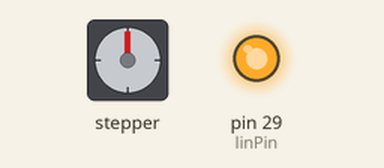
Recording of a sketch running on a simulated Arduino Mega 2560, built with avr-gcc and run on an emulated ATmega2560. Parts: stepper motor, output pins drawn as LEDs (lit = HIGH). Stepper angles assume 200 steps per turn; what the sketch prints to the serial monitor is not drawn.

Above: at 0.1 s.
At 10.1 s:
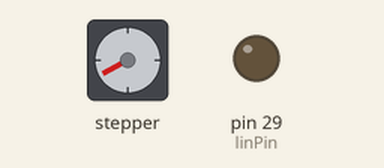
At 19.1 s:
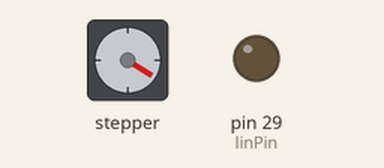
At 38.7 s:
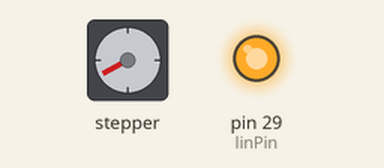
Timing chart, 0 to 40.0 s (numbered marks = the images above):
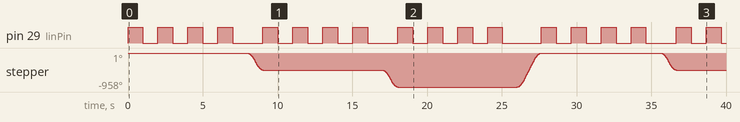

The sketch:

motors.ino
```cpp
// Include the AccelStepper Library
#include <AccelStepper.h>

// Define pin connections
const int dirPin = 22;
const int stepPin = 23;
const int linPin = 29;

// Define motor interface type
#define motorInterfaceType 1

// Creates an instance
AccelStepper myStepper(motorInterfaceType, stepPin, dirPin);

///DUMMY DATA
int containerConfig[3] = {1,4,7};
int recipeInfo[4][2] = {
  {4,1},
  {7,1},
  {1,1},
  {4,0}
};
const int steps = -133.0*2;
int spiceLocArray[3]={0};

int prev = 0;


void setup() {
	// set the maximum speed, acceleration factor,
	// initial speed and the target position
	myStepper.setMaxSpeed(500);
	myStepper.setAcceleration(1000);
	myStepper.setSpeed(500);

  Serial.begin(9600);
  dispense(recipeInfo);
  myStepper.moveTo(0);
  pinMode(linPin, OUTPUT);
}

void loop() {
	// Change direction once the motor reaches target position
  rotate(spiceLocArray);
  // Move the motor one step*/
  myStepper.run();
}

void dispense(int data[][2]){
//map id to correct position
  for (int i = 0; i < 3; i++) {//hardcoded length
    int spiceID = data[i][0];
    // Serial.print(spiceID);
    int spiceLoc = 0;
    for(int j = 0; j < 3; j++) { // find pos of spice
      if (spiceID == containerConfig[j]) {//assume that spice is in container config, or else pos = 0
        spiceLoc = j;
      }
    }
   spiceLocArray[i]= spiceLoc;
  }
}


void rotate(int positions[]){
  for (int i =0; i<3; i++){
    // Serial.print(positions[i]);
    if (myStepper.distanceToGo()==0 && myStepper.currentPosition() == prev) {
      //Serial.print(prev);
      myStepper.moveTo(positions[i]*steps);

      for (int j=0; j<recipeInfo[i][1]*4;j++) {
        Serial.print(recipeInfo[i][1]);
        digitalWrite(linPin, HIGH);
        delay(1000);
        digitalWrite(linPin, LOW);
        delay(1000);
      }
      // Serial.print(positions[i]);
    }
    prev = positions[i]*steps;
  }
}
```

Measured:
- by itself, pin 29 (linPin): moves between LOW and HIGH, repeating every 18.6 s
- by itself, stepper: turns 479° counter-clockwise in 1.0 s, then 479° counter-clockwise in 1.0 s, then 958° clockwise in 1.6 s, then 479° counter-clockwise in 1.0 s
